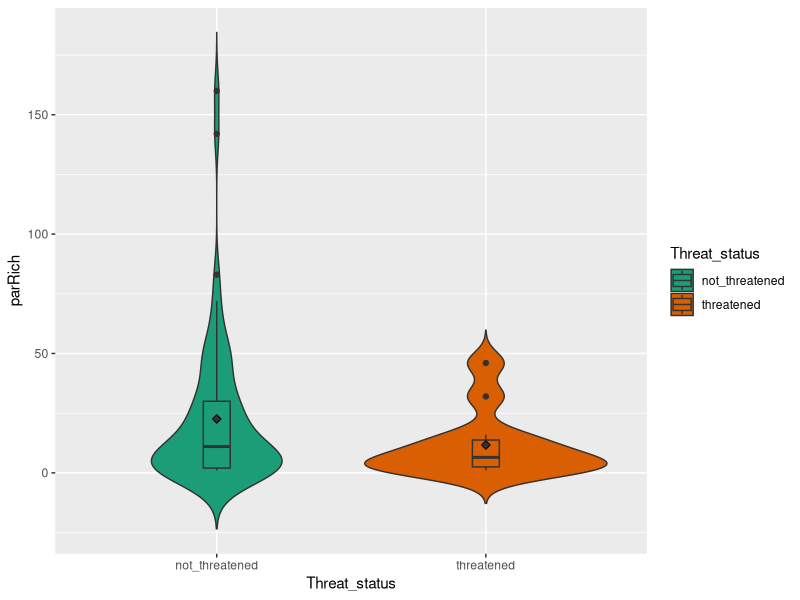
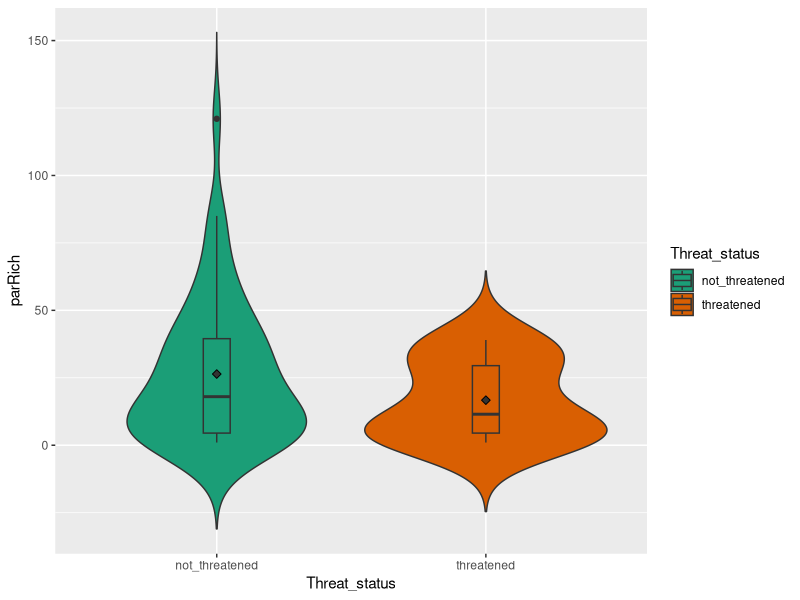
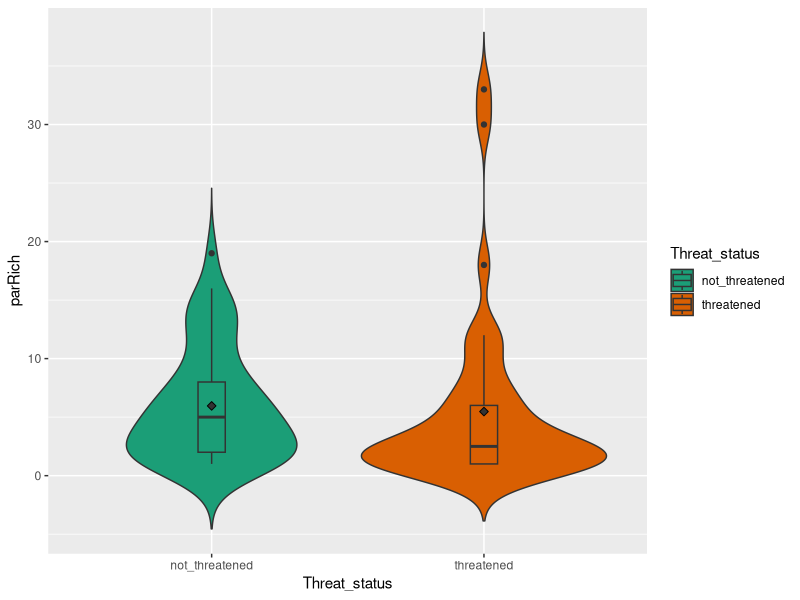
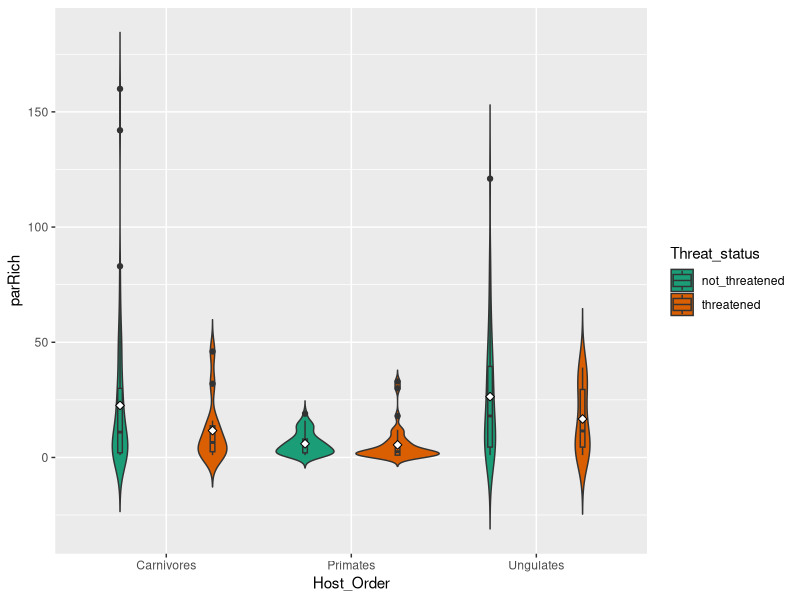

Source code (R) for these figures, in order:
library(dplyr)
library(magrittr)
library(tidyverse)
library(ggplot2)

# read in parasite richness data
carnRICH <- read.csv("./Data/JPEK/allDat_totrich_carngroup.csv") %>% rename(Threat_status = combIUCN) %>% mutate(Host_Order = "Carnivores")
unggRICH <- read.csv("./Data/JPEK/allDat_totrich_unggroup.csv") %>% rename(Threat_status = combIUCN) %>% mutate(Host_Order = "Ungulates")
primRICH <- read.csv("./Data/JPEK/allDat_totrich_primgroup.csv") %>% rename(Threat_status = combIUCN) %>% mutate(Host_Order = "Primates")

combRICH <- full_join(unggRICH, primRICH) %>% full_join(carnRICH)

# read in parasite transmission mode data
carnTM <- read.csv("./Data/JPEK/allDat_parastrans_carngroup.csv")
unggTM <- read.csv("./Data/JPEK/allDat_parastrans_unggroup.csv")
primTM <- read.csv("./Data/JPEK/allDat_parastrans_primgroup.csv")

# read in parasite type data
carnTYPE <- read.csv("./Data/JPEK/allDat_parastype_carngroup.csv")
unggTYPE <- read.csv("./Data/JPEK/allDat_parastype_unggroup.csv")
primTYPE <- read.csv("./Data/JPEK/allDat_parastype_primgroup.csv")

# Basic violin plots

carnRICH_violin <- ggplot(carnRICH, aes(x=Threat_status, y=parRich, fill=Threat_status)) +
  geom_violin(trim = F) +
  geom_boxplot(width=0.1) + 
  stat_summary(fun.y=mean, geom="point", shape=23, size=2, fill = 'grey20')
carnRICH_violin + 
  scale_fill_brewer(palette="Dark2")

unggRICH_violin <- ggplot(unggRICH, aes(x=Threat_status, y=parRich, fill=Threat_status)) +
  geom_violin(trim = F) +
  geom_boxplot(width=0.1) + 
  stat_summary(fun.y=mean, geom="point", shape=23, size=2, fill = 'grey20')
unggRICH_violin + 
  scale_fill_brewer(palette="Dark2")

primRICH_violin <- ggplot(primRICH, aes(x=Threat_status, y=parRich, fill=Threat_status)) +
  geom_violin(trim = F) +
  geom_boxplot(width=0.1) + 
  stat_summary(fun.y=mean, geom="point", shape=23, size=2, fill = 'grey20')
primRICH_violin + 
  scale_fill_brewer(palette="Dark2")

combRICH_violin <- ggplot(combRICH, aes(x=Host_Order, y=parRich, fill=Threat_status)) +
  geom_violin(trim = F, position=position_dodge(1)) +
  geom_boxplot(width=0.05, position=position_dodge(1)) + 
  stat_summary(fun.y=mean, geom="point", shape=23, size=2, position = position_dodge(1), aes(group = Threat_status), fill = "white") # <<<< THIS IS THE ONLY LINE I CHANGED (I ALSO CHANGED THE FILL COLOR JUST SO IT'S EASIER TO SEE, BUT YOU CAN CHANGE IT BACK IF YOU WANT)
combRICH_violin + 
  scale_fill_brewer(palette="Dark2")
